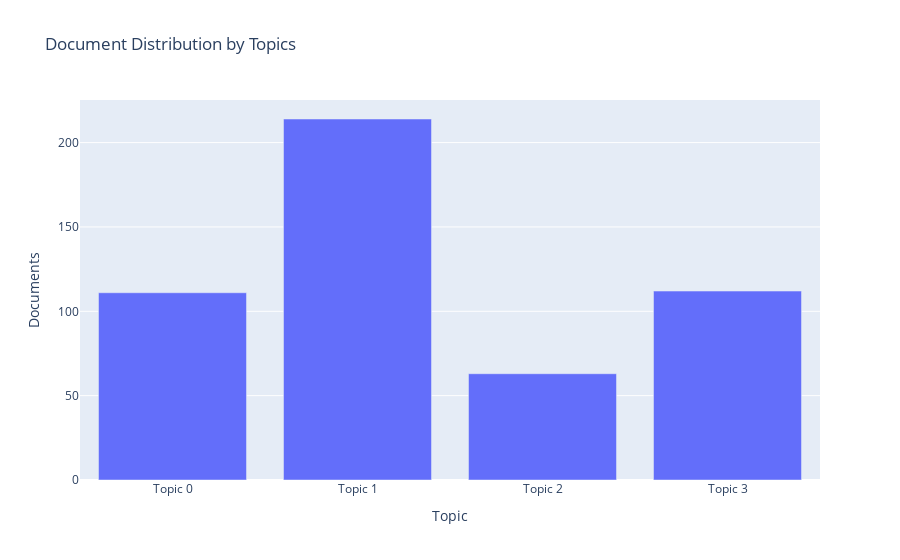

Notebook code for this chart:
### Code cell
plot_model(lda, plot = 'topic_distribution')

### Figure 1 — Plotly figure (JSON) as saved in the notebook; plotly's stock layout.template omitted (floating-point values rounded to 4 significant figures)
{"data": [{"alignmentgroup": "True", "customdata": [["company, store, product, brand, also, use, include, open, sell, target"], ["company, product, service, business, com, acquire, small, include, industry, year"], ["company, system, product, software, service, use, first, technology, announce, include"], ["company, service, energy, also, large, gas, power, include, com, natural_ga"]], "hovertemplate": "Topic=%{x}<br>Documents=%{y}<br>Keyword=%{customdata[0]}<extra></extra>", "legendgroup": "", "marker": {"color": "#636efa", "pattern": {"shape": ""}}, "name": "", "offsetgroup": "", "orientation": "v", "showlegend": false, "textposition": "auto", "type": "bar", "x": ["Topic 0", "Topic 1", "Topic 2", "Topic 3"], "xaxis": "x", "y": [111, 214, 63, 112], "yaxis": "y"}], "layout": {"barmode": "relative", "legend": {"tracegroupgap": 0}, "title": {"text": "Document Distribution by Topics"}, "xaxis": {"anchor": "y", "domain": [0, 1], "title": {"text": "Topic"}}, "yaxis": {"anchor": "x", "domain": [0, 1], "title": {"text": "Documents"}}}}
